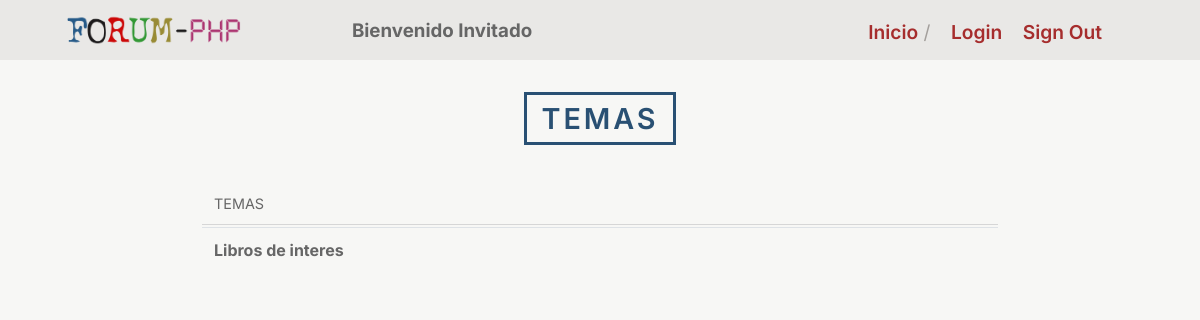
The app's page /indexTopics.php?id=29, older data.
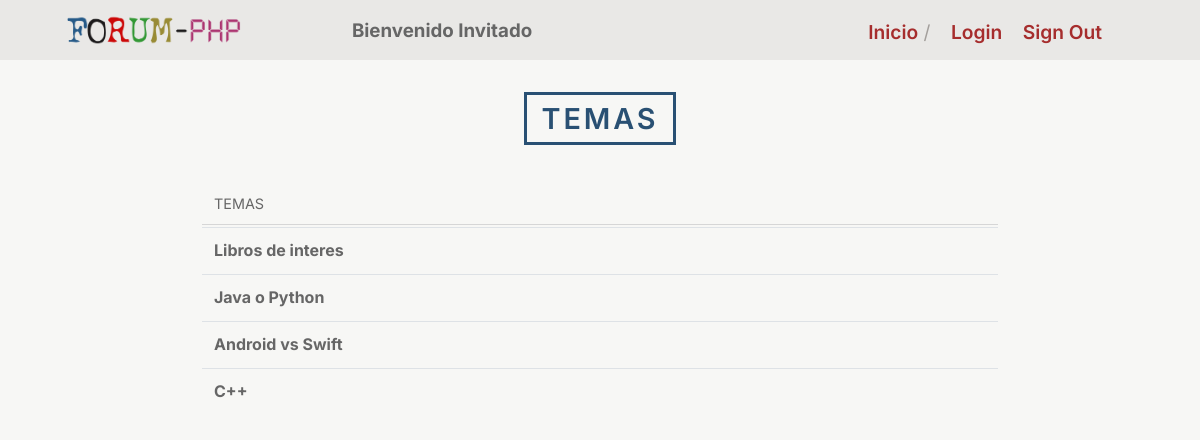
The same page, newer data.
### tables this page shows
CREATE TABLE `topics` (
  `topic_id` int(8) NOT NULL,
  `topic_subject` varchar(50) NOT NULL,
  `topic_cat` int(8) NOT NULL,
  `topic_by` int(8) NOT NULL
);

### controller/topic_controller.php (called while the page is built, shortened)
<?php
require('./domain/Conecction.php');
require_once('./domain/Topic.php');
function iniTopic($cat_id)
{
    $conection = new Conecction();
    $dbh = $conection->getConection();
    include('view/header_view.php');
    $topic = new Topic();
    $temas = $topic->getTopics($dbh, $cat_id);
    include('model/listtopics_model.php');
    listTopics($dbh, $temas, $cat_id);
}
?>

### domain/Topic.php (called while the page is built, shortened)
<?php
class Topic
{
  public function getTopics($dbh, $cat_id)
  {
    try {
      $stmt = $dbh->prepare("SELECT topic_id, topic_subject, topic_by FROM topics WHERE topic_cat = :id ");
      $stmt->bindParam(":id", $cat_id, PDO::PARAM_INT);
      $stmt->execute();
      $temas = $stmt->fetchAll(PDO::FETCH_ASSOC);
      return $temas;
    } catch (PDOException $e) {
      echo "ERROR: " . $e->getMessage();
      redirect('errorpagePDO_view.php');
    }
  }
}
?>

### view/MemberTopic_view.php (the view, shortened to what this page needs)
<tr>
  <td><a href="indexPost.php?id=<?= $topic['topic_id'] ?>"><strong>
        <?= $topic['topic_subject'] ?>
      </strong></a></td>
</tr>

### model/listtopics_model.php (shortened to what this page needs)
<?php
function listTopics($dbh, $temas, $cat_id)
{
  ?>
  <main class="container" id="content">
    <section class="header">
      <h1>Temas</h1>
    </section>
    <table class="categories">
      <tr>
        <th>Temas</th>
        <?php
        foreach ($temas as $topic) {
          include('./view/MemberTopic_view.php');
        }
        ?>
  </main>
  <?php
}
?>

Row changes from the older to the newer data that the page shows:
added topics: topic_subject "Java o Python"
added topics: topic_subject "Android vs Swift"
added topics: topic_subject "C++"
